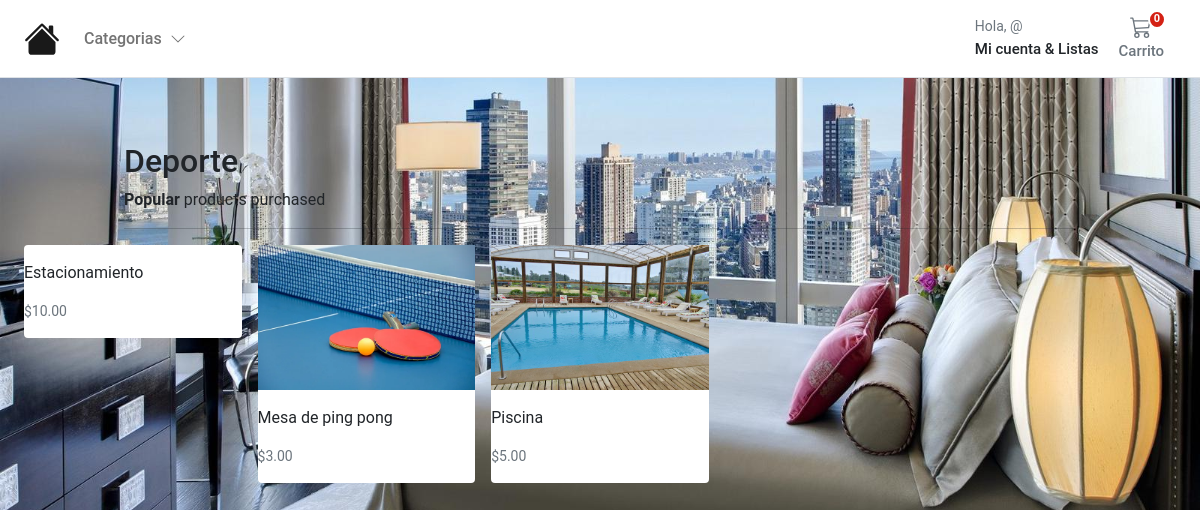
The page /shop/Deporte/ on the database its author committed.
### store/models.py (models this page shows, shortened)
class Category(MPTTModel):
    name = models.CharField(
        verbose_name=_("Category Name"),
        help_text=_("Required and unique"),
        max_length=255,
        unique=True,
    )
    slug = models.SlugField(verbose_name=_("Category safe URL"), max_length=255, unique=True)
    parent = TreeForeignKey("self", on_delete=models.CASCADE, null=True, blank=True, related_name="children")
    is_active = models.BooleanField(default=True)
    class MPTTMeta:
        order_insertion_by = ["name"]
    class Meta:
        verbose_name = _("Category")
        verbose_name_plural = _("Categories")
    def get_absolute_url(self):
        return reverse("store:category_list", args=[self.slug])

class Product(models.Model):
    product_type = models.ForeignKey(ProductType, verbose_name=_("Tipo"),on_delete=models.RESTRICT)
    category = models.ForeignKey(Category,verbose_name=_("Abreviacion"), on_delete=models.RESTRICT)
    title = models.CharField(
        verbose_name=_("Area"),
        max_length=255,
    )
    description = models.TextField(verbose_name=_("Descripcion"), blank=True)
    slug = models.SlugField(max_length=255)
    regular_price = models.DecimalField(
        verbose_name=_("Precio"),
        help_text=_("Maximo de $999"),
        error_messages={
            "name": {
                "max_length": _(""),
            },
        },
        max_digits=5,
        decimal_places=2,
    )
    discount_price = models.DecimalField(
        verbose_name=_("Descuento Disponible"),
        help_text=_("Maximo $999.99"),
        error_messages={
            "name": {
                "max_length": _(""),
            },
        },
        max_digits=5,
        decimal_places=2,
    )
    is_active = models.BooleanField(
        verbose_name=_("¿Area Privada?"),
        help_text=_(""),
        default=True,
    )
    created_at = models.DateTimeField(_("Created at"), auto_now_add=True, editable=False)
    updated_at = models.DateTimeField(_("Updated at"), auto_now=True)
    users_wishlist = models.ManyToManyField(settings.AUTH_USER_MODEL, related_name="user_wishlist", blank=True)
    class Meta:
        ordering = ("-created_at",)
        verbose_name = _("Product")
        verbose_name_plural = _("Products")
    def get_absolute_url(self):
        return reverse("store:product_detail", args=[self.slug])

class ProductImage(models.Model):
    product = models.ForeignKey(Product, on_delete=models.CASCADE, related_name="product_image")
    image = models.ImageField(
        verbose_name=_("image"),
        help_text=_("Upload a product image"),
        upload_to="images/",
        default="images/default.png",
    )
    alt_text = models.CharField(
        verbose_name=_("Alturnative text"),
        help_text=_("Please add alturnative text"),
        max_length=255,
        null=True,
        blank=True,
    )
    is_feature = models.BooleanField(default=False)
    created_at = models.DateTimeField(auto_now_add=True, editable=False)
    updated_at = models.DateTimeField(auto_now=True)
    class Meta:
        verbose_name = _("Imagen Referencial")
        verbose_name_plural = _("Imagen Referencial")

### store/views.py (the view)
# urls.py: path('shop/<slug:category_slug>/', views.category_list, name='category_list'),
def category_list(request, category_slug=None):
    category = get_object_or_404(Category, slug=category_slug)
    products = Product.objects.filter(
        category__in=Category.objects.get(name=category_slug).get_descendants(include_self=True)
    )
    return render(request, "store/category.html", {"category": category, "products": products})

### basket/basket.py (called while the page is built)
    def __len__(self):
        return sum(item["qty"] for item in self.basket.values())

### basket/context_processors.py (called while the page is built)
def basket(request):
    return {'basket': Basket(request)}

### store/context_processors.py (called while the page is built)
def categories(request):
    return {"categories": Category.objects.filter(level=0)}

### templates/store/category.html (shortened to what this page needs)
{% extends "../base.html" %}
{% block content %}
<div class="container" style="max-width: 1000px">
  <div class="col-12">
    <h1 class="h2">{{ category.name|title }}</h1>
  </div>
  <div class="col-12 d-flex justify-content-between">
    <div><b>Popular</b> products purchased</div>
  </div>
  <hr />
</div>
<div class="container">
  <div class="row">
    <div class="album">
      {% if not products %}
      <div class="col-12">There are currently no products active <a href="{% url 'store:store_home' %}">Home</a></div>
      {% else %}
      <div class="row row-cols-1 row-cols-sm-2 row-cols-md-5 g-3">
        {% for product in products %}
        <div class="col">
          <div class="card border-0">
            {% for image in product.product_image.all %}
            {% if image.is_feature%}
            <img class="img-fluid" alt="Responsive image" src="{{ image.image.url }}" alt="{{ image.image.alt_text }}">
            {% endif %}
            {% endfor %}
            <div class="card-body px-0">
              <p class="card-text">
                <a class="text-dark text-decoration-none" href="{{ product.get_absolute_url }}">{{ product.title }}</a>
              </p>
              <div class="d-flex justify-content-between align-items-center">
                <small class="text-muted">${{product.regular_price}}</small>
              </div>
            </div>
          </div>
        </div>
        {% endfor %}
      </div>
      {% endif %}
    </div>
  </div>
</div>
{% endblock %}

### static/core/css/base.css (style rules this page uses)
@media (min-width: 1000px) { .container { max-width: 1000px; } }
@media (max-width: 1200px) { .container { max-width: 100%; padding: 0 24px; } }
body { background-color: #EDF2F7; font-family: 'Open Sans', sans-serif; background: url('../../store/css/photographer.jpg') center / cover; }
html, body, p, div { letter-spacing: -0.02px; font-family: 'Roboto', sans-serif; }

### rows shown on the page
Category: name "Deporte"
Product: title "Estacionamiento", regular_price "10.00"
Product: title "Mesa de ping pong", regular_price "3.00"
ProductImage: image (picture)
Product: title "Piscina", regular_price "5.00"
ProductImage: image (picture)
